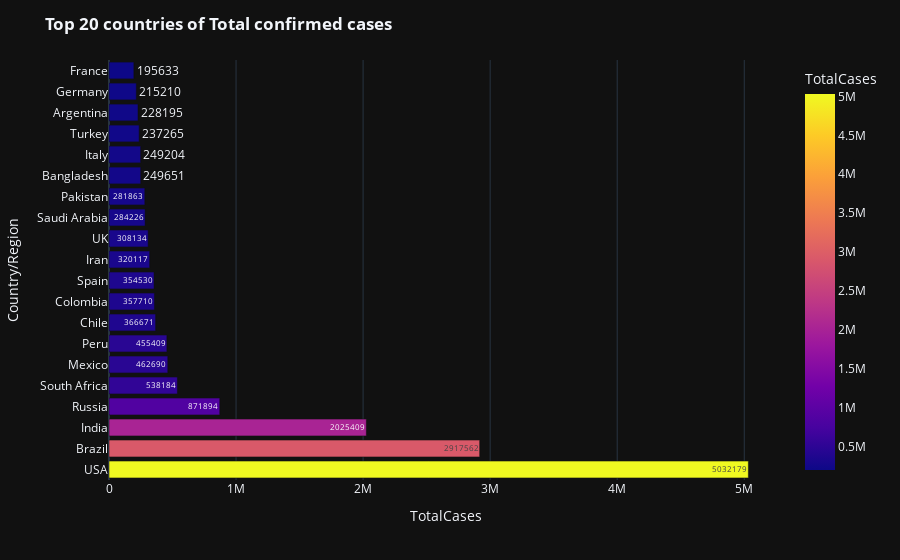

Write notebook code for a chart like this one.
### Markdown cell above
#### Top 20 countries of Total Confirmed cases

### Code cell
fig=px.bar(world_data.iloc[0:20],y='Country/Region',x='TotalCases',color='TotalCases',text="TotalCases")
fig.update_layout(template="plotly_dark",title_text="<b>Top 20 countries of Total confirmed cases</b>")
fig.show()

### Figure 1 — Plotly figure (JSON) as saved in the notebook; plotly's stock layout.template omitted (floating-point values rounded to 4 significant figures)
{"data": [{"alignmentgroup": "True", "hovertemplate": "TotalCases=%{marker.color}<br>Country/Region=%{y}<extra></extra>", "legendgroup": "", "marker": {"color": [5032179, 2917562, 2025409, 871894, 538184, 462690, 455409, 366671, 357710, 354530, 320117, 308134, 284226, 281863, 249651, 249204, 237265, 228195, 215210, 195633], "coloraxis": "coloraxis", "pattern": {"shape": ""}}, "name": "", "offsetgroup": "", "orientation": "h", "showlegend": false, "text": ["5032179", "2917562", "2025409", "871894", "538184", "462690", "455409", "366671", "357710", "354530", "320117", "308134", "284226", "281863", "249651", "249204", "237265", "228195", "215210", "195633"], "textposition": "auto", "type": "bar", "x": [5032179, 2917562, 2025409, 871894, 538184, 462690, 455409, 366671, 357710, 354530, 320117, 308134, 284226, 281863, 249651, 249204, 237265, 228195, 215210, 195633], "xaxis": "x", "y": ["USA", "Brazil", "India", "Russia", "South Africa", "Mexico", "Peru", "Chile", "Colombia", "Spain", "Iran", "UK", "Saudi Arabia", "Pakistan", "Bangladesh", "Italy", "Turkey", "Argentina", "Germany", "France"], "yaxis": "y"}], "layout": {"barmode": "relative", "coloraxis": {"colorbar": {"title": {"text": "TotalCases"}}, "colorscale": [[0, "#0d0887"], [0.1111, "#46039f"], [0.2222, "#7201a8"], [0.3333, "#9c179e"], [0.4444, "#bd3786"], [0.5556, "#d8576b"], [0.6667, "#ed7953"], [0.7778, "#fb9f3a"], [0.8889, "#fdca26"], [1, "#f0f921"]]}, "legend": {"tracegroupgap": 0}, "margin": {"t": 60}, "title": {"text": "<b>Top 20 countries of Total confirmed cases</b>"}, "xaxis": {"anchor": "y", "domain": [0, 1], "title": {"text": "TotalCases"}}, "yaxis": {"anchor": "x", "domain": [0, 1], "title": {"text": "Country/Region"}}}}
